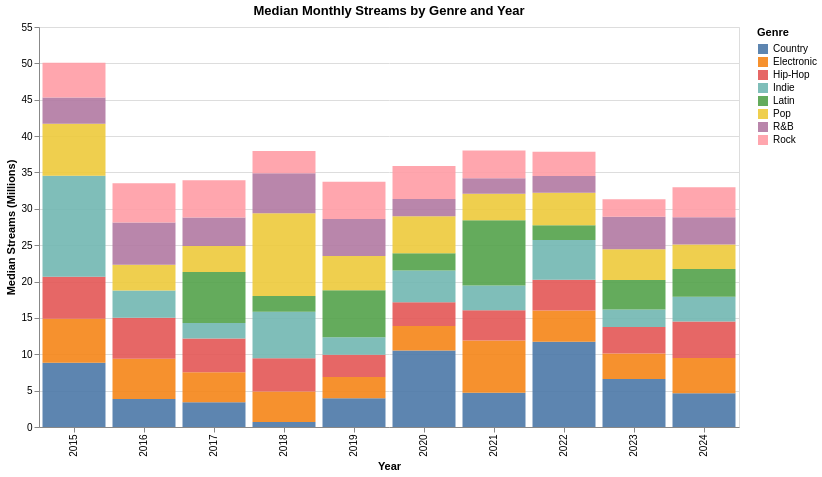

Source (notebook cell):
### Markdown cell above
## Altair Visualization

I am using stacked bar segments from altair to visualize the median number of streams by genre and year.

### Code cell
import altair as alt

selection = alt.selection_point(fields=['genre'], bind='legend')
trend = df.groupby(['year', 'genre'])['streams_millions'].median().reset_index()

alt.Chart(trend).mark_bar().transform_calculate(
    genre_order=f"if({selection.name}.genre && indexof({selection.name}.genre, datum.genre) !== -1, 0, 1)"
).encode(
    x=alt.X('year:O', title='Year'),
    y=alt.Y('streams_millions:Q', title='Median Streams (Millions)'),
    color=alt.Color('genre:N', title='Genre'),
    order='genre_order:N',
    opacity=alt.condition(selection, alt.value(0.9), alt.value(0.2)),
).add_params(
    selection
).properties(
    width=700,
    height=400,
    title='Median Monthly Streams by Genre and Year'
)

### Figure 1 — Vega-Lite specification as saved in the notebook (floating-point values rounded to 4 significant figures)
{"config": {"view": {"continuousWidth": 300, "continuousHeight": 300}}, "data": {"name": "data-16682581498f573c1a9a05d233b41413"}, "mark": {"type": "bar"}, "encoding": {"color": {"field": "genre", "title": "Genre", "type": "nominal"}, "opacity": {"condition": {"param": "param_110308d48493f447", "value": 0.9}, "value": 0.2}, "order": {"field": "genre_order", "type": "nominal"}, "x": {"field": "year", "title": "Year", "type": "ordinal"}, "y": {"field": "streams_millions", "title": "Median Streams (Millions)", "type": "quantitative"}}, "height": 400, "params": [{"name": "param_110308d48493f447", "select": {"type": "point", "fields": ["genre"]}, "bind": "legend"}], "title": "Median Monthly Streams by Genre and Year", "transform": [{"calculate": "if(param_110308d48493f447.genre && indexof(param_110308d48493f447.genre, datum.genre) !== -1, 0, 1)", "as": "genre_order"}], "width": 700, "$schema": "https://vega.github.io/schema/vega-lite/v6.4.1.json", "datasets": {"data-16682581498f573c1a9a05d233b41413": [{"year": 2015, "genre": "Country", "streams_millions": 8.85}, {"year": 2015, "genre": "Electronic", "streams_millions": 6.04}, {"year": 2015, "genre": "Hip-Hop", "streams_millions": 5.755}, {"year": 2015, "genre": "Indie", "streams_millions": 13.9}, {"year": 2015, "genre": "Pop", "streams_millions": 7.16}, {"year": 2015, "genre": "R&B", "streams_millions": 3.59}, {"year": 2015, "genre": "Rock", "streams_millions": 4.8}, {"year": 2016, "genre": "Country", "streams_millions": 3.865}, {"year": 2016, "genre": "Electronic", "streams_millions": 5.52}, {"year": 2016, "genre": "Hip-Hop", "streams_millions": 5.65}, {"year": 2016, "genre": "Indie", "streams_millions": 3.72}, {"year": 2016, "genre": "Pop", "streams_millions": 3.54}, {"year": 2016, "genre": "R&B", "streams_millions": 5.84}, {"year": 2016, "genre": "Rock", "streams_millions": 5.39}, {"year": 2017, "genre": "Country", "streams_millions": 3.405}, {"year": 2017, "genre": "Electronic", "streams_millions": 4.12}, {"year": 2017, "genre": "Hip-Hop", "streams_millions": 4.66}, {"year": 2017, "genre": "Indie", "streams_millions": 2.13}, {"year": 2017, "genre": "Latin", "streams_millions": 7.01}, {"year": 2017, "genre": "Pop", "streams_millions": 3.56}, {"year": 2017, "genre": "R&B", "streams_millions": 3.91}, {"year": 2017, "genre": "Rock", "streams_millions": 5.15}, {"year": 2018, "genre": "Country", "streams_millions": 0.69}, {"year": 2018, "genre": "Electronic", "streams_millions": 4.18}, {"year": 2018, "genre": "Hip-Hop", "streams_millions": 4.59}, {"year": 2018, "genre": "Indie", "streams_millions": 6.385}, {"year": 2018, "genre": "Latin", "streams_millions": 2.17}, {"year": 2018, "genre": "Pop", "streams_millions": 11.37}, {"year": 2018, "genre": "R&B", "streams_millions": 5.52}, {"year": 2018, "genre": "Rock", "streams_millions": 3.06}, {"year": 2019, "genre": "Country", "streams_millions": 3.965}, {"year": 2019, "genre": "Electronic", "streams_millions": 2.9}, {"year": 2019, "genre": "Hip-Hop", "streams_millions": 3.08}, {"year": 2019, "genre": "Indie", "streams_millions": 2.38}, {"year": 2019, "genre": "Latin", "streams_millions": 6.48}, {"year": 2019, "genre": "Pop", "streams_millions": 4.72}, {"year": 2019, "genre": "R&B", "streams_millions": 5.08}, {"year": 2019, "genre": "Rock", "streams_millions": 5.12}, {"year": 2020, "genre": "Country", "streams_millions": 10.51}, {"year": 2020, "genre": "Electronic", "streams_millions": 3.365}, {"year": 2020, "genre": "Hip-Hop", "streams_millions": 3.285}, {"year": 2020, "genre": "Indie", "streams_millions": 4.365}, {"year": 2020, "genre": "Latin", "streams_millions": 2.365}, {"year": 2020, "genre": "Pop", "streams_millions": 5.075}, {"year": 2020, "genre": "R&B", "streams_millions": 2.38}, {"year": 2020, "genre": "Rock", "streams_millions": 4.525}, {"year": 2021, "genre": "Country", "streams_millions": 4.72}, {"year": 2021, "genre": "Electronic", "streams_millions": 7.165}, {"year": 2021, "genre": "Hip-Hop", "streams_millions": 4.155}, {"year": 2021, "genre": "Indie", "streams_millions": 3.41}, {"year": 2021, "genre": "Latin", "streams_millions": 8.99}, {"year": 2021, "genre": "Pop", "streams_millions": 3.645}, {"year": 2021, "genre": "R&B", "streams_millions": 2.13}, {"year": 2021, "genre": "Rock", "streams_millions": 3.82}, {"year": 2022, "genre": "Country", "streams_millions": 11.73}, {"year": 2022, "genre": "Electronic", "streams_millions": 4.3}, {"year": 2022, "genre": "Hip-Hop", "streams_millions": 4.2}, {"year": 2022, "genre": "Indie", "streams_millions": 5.48}, {"year": 2022, "genre": "Latin", "streams_millions": 2.035}, {"year": 2022, "genre": "Pop", "streams_millions": 4.445}, {"year": 2022, "genre": "R&B", "streams_millions": 2.31}, {"year": 2022, "genre": "Rock", "streams_millions": 3.34}, {"year": 2023, "genre": "Country", "streams_millions": 6.615}, {"year": 2023, "genre": "Electronic", "streams_millions": 3.48}, {"year": 2023, "genre": "Hip-Hop", "streams_millions": 3.67}, {"year": 2023, "genre": "Indie", "streams_millions": 2.38}, {"year": 2023, "genre": "Latin", "streams_millions": 4.065}, {"year": 2023, "genre": "Pop", "streams_millions": 4.23}, {"year": 2023, "genre": "R&B", "streams_millions": 4.48}, {"year": 2023, "genre": "Rock", "streams_millions": 2.38}, {"year": 2024, "genre": "Country", "streams_millions": 4.65}, {"year": 2024, "genre": "Electronic", "streams_millions": 4.835}, {"year": 2024, "genre": "Hip-Hop", "streams_millions": 5.01}, {"year": 2024, "genre": "Indie", "streams_millions": 3.42}, {"year": 2024, "genre": "Latin", "streams_millions": 3.8}, {"year": 2024, "genre": "Pop", "streams_millions": 3.39}, {"year": 2024, "genre": "R&B", "streams_millions": 3.73}, {"year": 2024, "genre": "Rock", "streams_millions": 4.115}]}}
